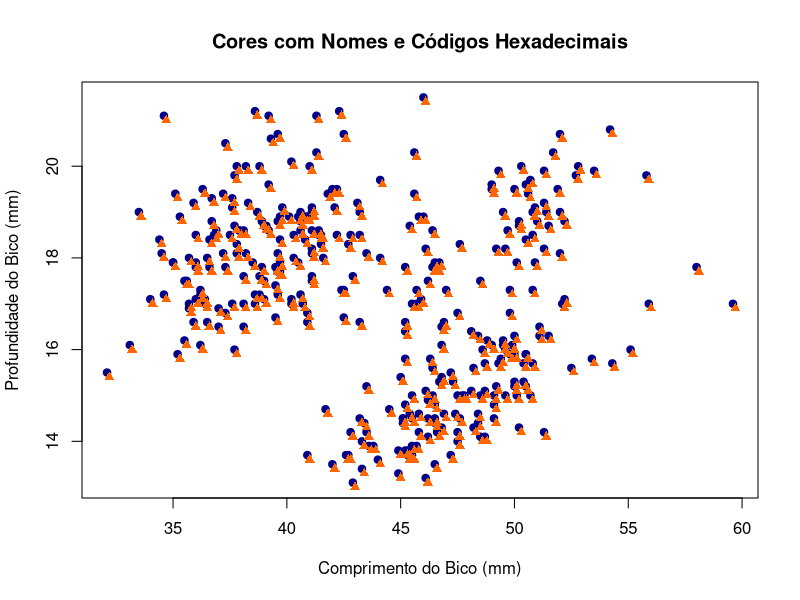
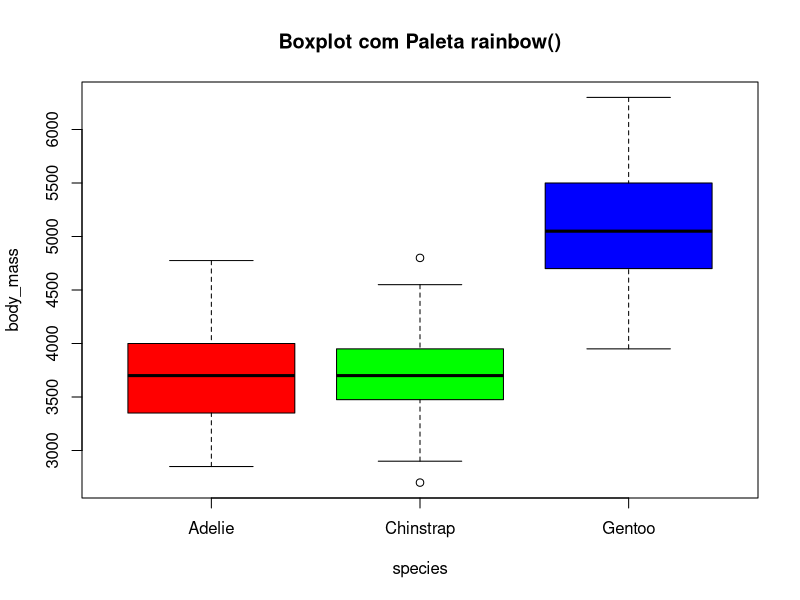
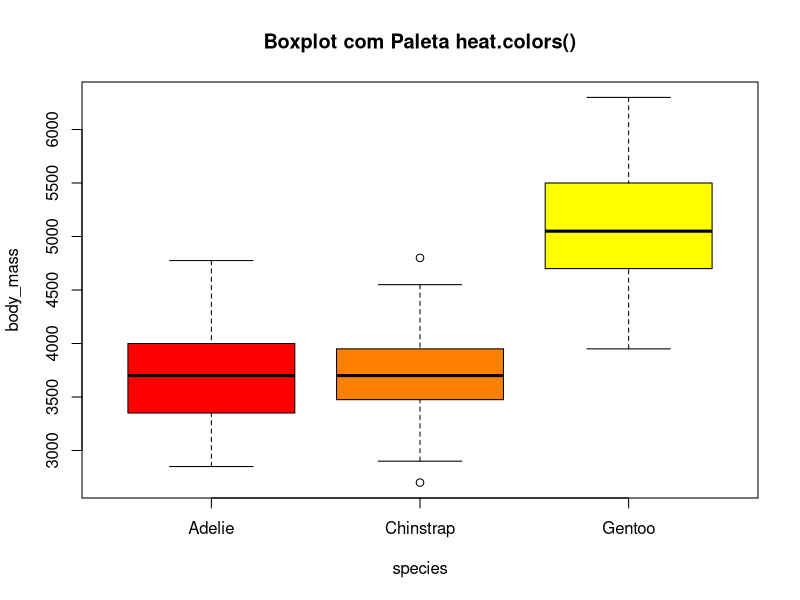
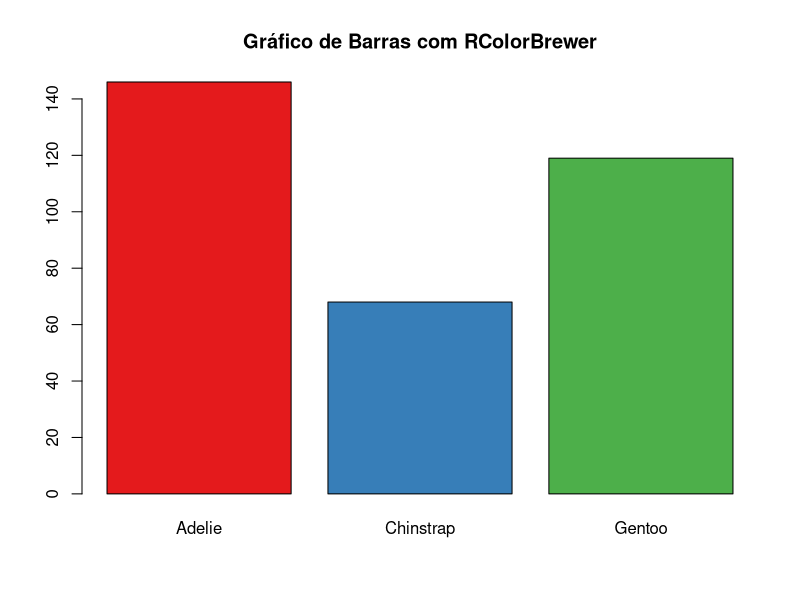
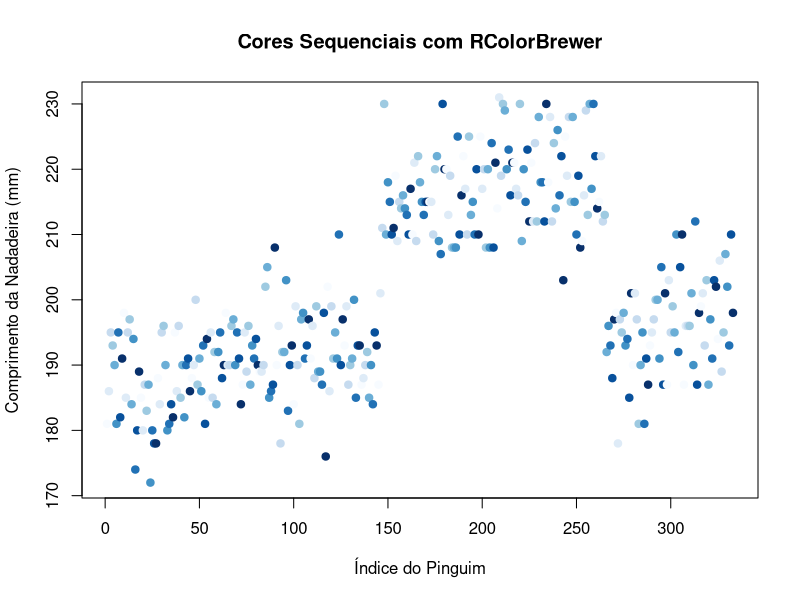
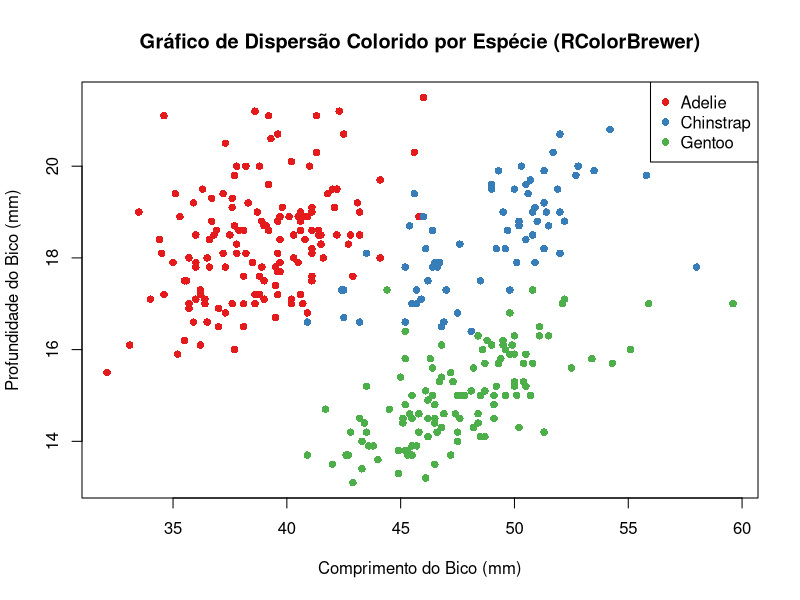

Here is the R script that generated these plots, in order:
#------------------------------------------------------------------------------#
# Paleta de cores: Dominando as Cores dos Gráficos
#------------------------------------------------------------------------------#

# O R tem um sistema de cores muito poderoso, e escolher a paleta certa
# pode transformar um gráfico simples em uma visualização profissional.
# Vamos explorar as cores do R Base e algumas paletas de pacotes comuns.

data("penguins")
penguins_limpo <- na.omit(penguins)

#------------------------------------------------------------------------------#
# 1. Cores Básicas: Nomes e Códigos Hexadecimais
#------------------------------------------------------------------------------#

# O R reconhece centenas de nomes de cores em inglês.
# Mas a forma mais precisa e flexível é usar códigos hexadecimais (ex: "#FF5733").

# Vamos criar um gráfico de dispersão e testar algumas cores
plot(penguins_limpo$bill_len, penguins_limpo$bill_dep,
     main = "Cores com Nomes e Códigos Hexadecimais",
     xlab = "Comprimento do Bico (mm)",
     ylab = "Profundidade do Bico (mm)",
     col = "darkblue", # Usando um nome
     pch = 19)

# Podemos mudar a cor para um código hexadecimal
points(penguins_limpo$bill_len + 0.1, penguins_limpo$bill_dep - 0.1,
       col = "#FF6600", # Laranja
       pch = 17) # Triângulo


#------------------------------------------------------------------------------#
# 2. Paletas de Cores do R Base
#------------------------------------------------------------------------------#

# O R já vem com algumas funções para gerar paletas de cores.
# Essas paletas são ótimas para gráficos com múltiplos grupos.

# A função `rainbow()`
cores_rainbow <- rainbow(n = 3) # Gerando 3 cores
print(cores_rainbow)

boxplot(body_mass ~ species, data = penguins_limpo,
        main = "Boxplot com Paleta rainbow()",
        col = cores_rainbow)

# A função `heat.colors()` (cores para mapas de calor, do vermelho ao amarelo)
cores_heat <- heat.colors(n = 3)
print(cores_heat)

boxplot(body_mass ~ species, data = penguins_limpo,
        main = "Boxplot com Paleta heat.colors()",
        col = cores_heat)

#------------------------------------------------------------------------------#
# 3. Paletas de Cores do Pacote `RColorBrewer`
#------------------------------------------------------------------------------#

# O pacote `RColorBrewer` oferece paletas de cores cientificamente
# projetadas para visualização de dados. Elas são ótimas e muito usadas!
# Para usá-lo, você precisa instalá-lo primeiro.
#install.packages("RColorBrewer")

library(RColorBrewer)

# Ver as paletas disponíveis
# display.brewer.all() # Execute esta linha para ver todas as opções!

# Existem três tipos de paletas:
# - Sequenciais (para dados com valores contínuos)
# - Divergentes (para dados que variam de um ponto central)
# - Qualitativas (para dados categóricos)

# Vamos pegar uma paleta qualitativa ("Set1") com 3 cores
cores_qualitativas <- brewer.pal(n = 3, name = "Set1")
print(cores_qualitativas)

barplot(table(penguins_limpo$species),
        main = "Gráfico de Barras com RColorBrewer",
        col = cores_qualitativas)

# Vamos pegar uma paleta sequencial ("Blues") para dados de uma escala de valores
# Ex: Comprimento da nadadeira
num_nadadeira <- penguins_limpo$flipper_len
cores_sequenciais <- brewer.pal(n = length(num_nadadeira), name = "Blues")

plot(num_nadadeira,
     col = cores_sequenciais,
     main = "Cores Sequenciais com RColorBrewer",
     pch = 19,
     xlab = "Índice do Pinguim",
     ylab = "Comprimento da Nadadeira (mm)")

#------------------------------------------------------------------------------#
# 4. Combinando Cores com Variáveis Categóricas
#------------------------------------------------------------------------------#

# A forma mais elegante de usar cores é associá-las a uma variável do seu dataframe.
# O `as.numeric()` converte os níveis de um fator em números,
# que podem ser usados para indexar uma paleta de cores!

# Pegamos uma paleta qualitativa ("Set1") com 3 cores para as 3 espécies
cores_especies_brewer <- brewer.pal(n = 3, name = "Set1")

# Atribuindo cores a cada nível e plotando o scatter plot
plot(penguins_limpo$bill_len, penguins_limpo$bill_dep,
     main = "Gráfico de Dispersão Colorido por Espécie (RColorBrewer)",
     xlab = "Comprimento do Bico (mm)",
     ylab = "Profundidade do Bico (mm)",
     # Usamos as.numeric() para converter as espécies para 1, 2, 3
     # e usamos isso para indexar nossa paleta de 3 cores
     col = cores_especies_brewer[as.numeric(penguins_limpo$species)],
     pch = 16)

# Adicionando uma legenda
legend("topright", legend = levels(penguins_limpo$species),
       col = cores_especies_brewer, pch = 16)
#------------------------------------------------------------------------------#